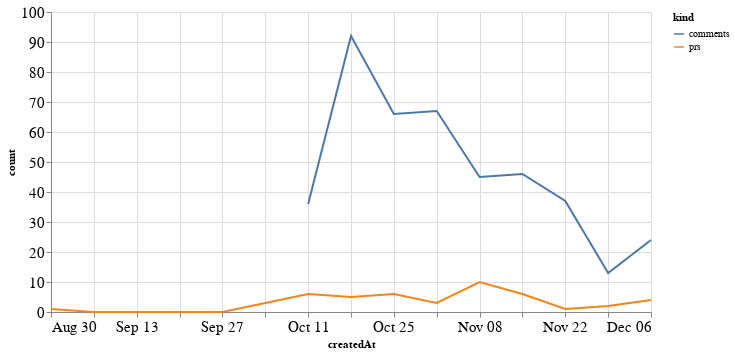

Notebook code cell kept with this figure:
### Code cell
alt.Chart(total_time, width=600).mark_line().encode(
    x='createdAt',
    y='count',
    color='kind'
)

### Figure 1 — Vega-Lite specification as saved in the notebook (floating-point values rounded to 4 significant figures)
{"config": {"axisLeft": {"labelFontSize": 15}, "axisBottom": {"labelFontSize": 15}}, "data": {"name": "data-70cf14057bb5514d0ea13abeda63d9d9"}, "mark": "line", "encoding": {"color": {"type": "nominal", "field": "kind"}, "x": {"type": "temporal", "field": "createdAt"}, "y": {"type": "quantitative", "field": "count"}}, "width": 600, "$schema": "https://vega.github.io/schema/vega-lite/v4.8.1.json", "datasets": {"data-70cf14057bb5514d0ea13abeda63d9d9": [{"createdAt": "2020-08-30T00:00:00", "kind": "prs", "count": 1.0}, {"createdAt": "2020-09-06T00:00:00", "kind": "prs", "count": 0.0}, {"createdAt": "2020-09-13T00:00:00", "kind": "prs", "count": 0.0}, {"createdAt": "2020-09-20T00:00:00", "kind": "prs", "count": 0.0}, {"createdAt": "2020-09-27T00:00:00", "kind": "prs", "count": 0.0}, {"createdAt": "2020-10-04T00:00:00", "kind": "prs", "count": 3.0}, {"createdAt": "2020-10-11T00:00:00", "kind": "prs", "count": 6.0}, {"createdAt": "2020-10-18T00:00:00", "kind": "prs", "count": 5.0}, {"createdAt": "2020-10-25T00:00:00", "kind": "prs", "count": 6.0}, {"createdAt": "2020-11-01T00:00:00", "kind": "prs", "count": 3.0}, {"createdAt": "2020-11-08T00:00:00", "kind": "prs", "count": 10.0}, {"createdAt": "2020-11-15T00:00:00", "kind": "prs", "count": 6.0}, {"createdAt": "2020-11-22T00:00:00", "kind": "prs", "count": 1.0}, {"createdAt": "2020-11-29T00:00:00", "kind": "prs", "count": 2.0}, {"createdAt": "2020-12-06T00:00:00", "kind": "prs", "count": 4.0}, {"createdAt": "2020-08-30T00:00:00", "kind": "comments", "count": null}, {"createdAt": "2020-09-06T00:00:00", "kind": "comments", "count": null}, {"createdAt": "2020-09-13T00:00:00", "kind": "comments", "count": null}, {"createdAt": "2020-09-20T00:00:00", "kind": "comments", "count": null}, {"createdAt": "2020-09-27T00:00:00", "kind": "comments", "count": null}, {"createdAt": "2020-10-04T00:00:00", "kind": "comments", "count": null}, {"createdAt": "2020-10-11T00:00:00", "kind": "comments", "count": 36.0}, {"createdAt": "2020-10-18T00:00:00", "kind": "comments", "count": 92.0}, {"createdAt": "2020-10-25T00:00:00", "kind": "comments", "count": 66.0}, {"createdAt": "2020-11-01T00:00:00", "kind": "comments", "count": 67.0}, {"createdAt": "2020-11-08T00:00:00", "kind": "comments", "count": 45.0}, {"createdAt": "2020-11-15T00:00:00", "kind": "comments", "count": 46.0}, {"createdAt": "2020-11-22T00:00:00", "kind": "comments", "count": 37.0}, {"createdAt": "2020-11-29T00:00:00", "kind": "comments", "count": 13.0}, {"createdAt": "2020-12-06T00:00:00", "kind": "comments", "count": 24.0}]}}
